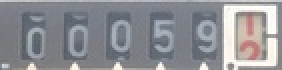
#> input picture ez_image/2.jpg, 141 x 35 px, shrunk from 830 x 209 before the run (shown 2 times larger)
$ jupyter execute Untitled.ipynb
#> lines starting #> are read from the running program, lines starting #| are printed output that depends on the picture; after the words box and inside, x2 and y2 are one past the last pixel; in counts of white or black regions, pixels touching at a corner belong together
[cell 1]
import os
import cv2
import numpy as np
import scipy
from matplotlib import pyplot as plt
from PIL import Image

[cell 2]
ez_image = ['2.jpg','20.jpg','24.jpg','28.jpg']
input_folder = './ez_image'

[cell 3]
np_data = [cv2.imread(input_folder + "/" + f) for f in ez_image]
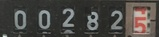
#> input picture ez_image/20.jpg, 159 x 37 px, shrunk from 937 x 217 before the run
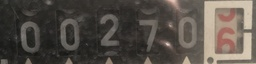
#> input picture ez_image/24.jpg, 256 x 64 px, shrunk from 1511 x 375 before the run
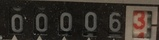
#> input picture ez_image/28.jpg, 159 x 40 px, shrunk from 937 x 234 before the run
#> np_data = 4 items

[cell 4]
len(np_data)
#> Out = 4

[cell 5]
fig, m_axs = plt.subplots(4, 2, figsize=(15, 10))
bins_8bit = np.linspace(0, 255,26)
for (c_ax, d_ax), c_img in zip(m_axs, np_data):

    dst = cv2.fastNlMeansDenoisingColored(c_img,None,10,10,7,21)
    c_ax.imshow(c_img)
    #     gray_img = cv2.cvtColor(c_img, cv2.COLOR_BGR2GRAY)
    d_ax.hist(dst.ravel(), bins_8bit)
#> this loop made 4 passes
#> figure, not shown here; B, G, R data is drawn as R, G, B; panel 2: tallest bar 6156 high, from x = 122.4 to 132.6; panel 4: tallest bar 8296 high, from x = 40.8 to 51; panel 6: tallest bar 11704 high, from x = 40.8 to 51; panel 8: tallest bar 8641 high, from x = 20.4 to 30.6

[cell 6]
fig, m_axs = plt.subplots(4, 2, figsize=(15, 10))
for (c_ax, d_ax), img in zip(m_axs, np_data):
    gray_img = cv2.cvtColor(img, cv2.COLOR_BGR2GRAY)
    dst = cv2.fastNlMeansDenoisingColored(img,None,10,10,7,21)
    c_ax.imshow(gray_img)
    d_ax.imshow(dst)
#> figure, not shown here; B, G, R data is drawn as R, G, B

[cell 7]
fig, m_axs = plt.subplots(4, 2, figsize=(15, 10))
for (c_ax, d_ax), img in zip(m_axs, np_data):
    print(img.shape)
    gray = cv2.cvtColor(img, cv2.COLOR_BGR2GRAY)
#     h,s = cv2.split(gray)
    thresh0 = cv2.adaptiveThreshold(gray, 255, cv2.ADAPTIVE_THRESH_GAUSSIAN_C, cv2.THRESH_BINARY_INV, 11, 2)
    contour, heirarchy = cv2.findContours(thresh0.copy(), cv2.RETR_TREE, cv2.CHAIN_APPROX_SIMPLE)
    cnts = sorted(contour, key = cv2.contourArea, reverse = True)
    canvas_for_contours = thresh0.copy()
    for cnt in cnts:
        cv2.drawContours(thresh0, cnts[:-1], 0, (0,255,0), 3)
        cv2.drawContours(canvas_for_contours, contour, 0, (0,255,0), 3)
    c_ax.imshow(img)
    d_ax.imshow(canvas_for_contours - thresh0)
#> this loop made 4 passes
#| (35, 141, 3)
#| (37, 159, 3)
#| (64, 256, 3)
#| (40, 159, 3)
#> pass 1, `thresh0 = cv2.adaptiveThreshold(gray, 255, cv2.ADAPTIVE_THRESH_GAUSSIA..`:
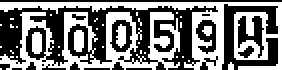
#> thresh0: shape (35, 141) (shown 2 times larger); 48.1% white; 34 white regions (29 under 20 px), largest, box (x1, y1, x2, y2) and area: (0, 1, 141, 35) 1108, (0, 6, 90, 35) 1050, (16, 16, 21, 27) 51, (37, 15, 42, 26) 50, (58, 12, 63, 24) 45
#> pass 3, `thresh0 = cv2.adaptiveThreshold(gray, 255, cv2.ADAPTIVE_THRESH_GAUSSIA..`:
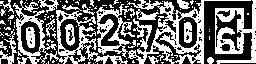
#> thresh0: shape (64, 256); 44.7% white; 108 white regions (88 under 20 px), largest, box (x1, y1, x2, y2) and area: (127, 0, 251, 64) 1947, (13, 0, 128, 64) 1738, (215, 0, 256, 64) 1215
#> after the loop: canvas_for_contours: shape (40, 159); 49.5% white; 32 white regions (25 under 20 px), largest, box (x1, y1, x2, y2) and area: (0, 0, 159, 40) 2796, (88, 15, 94, 28) 65, (63, 16, 69, 29) 62
#> after the loop:
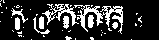
#> thresh0: shape (40, 159); 19.4% white; 49 white regions (40 under 20 px), largest, box (x1, y1, x2, y2) and area: (74, 5, 123, 34) 452, (42, 4, 79, 26) 248, (11, 8, 28, 23) 65
print("done")
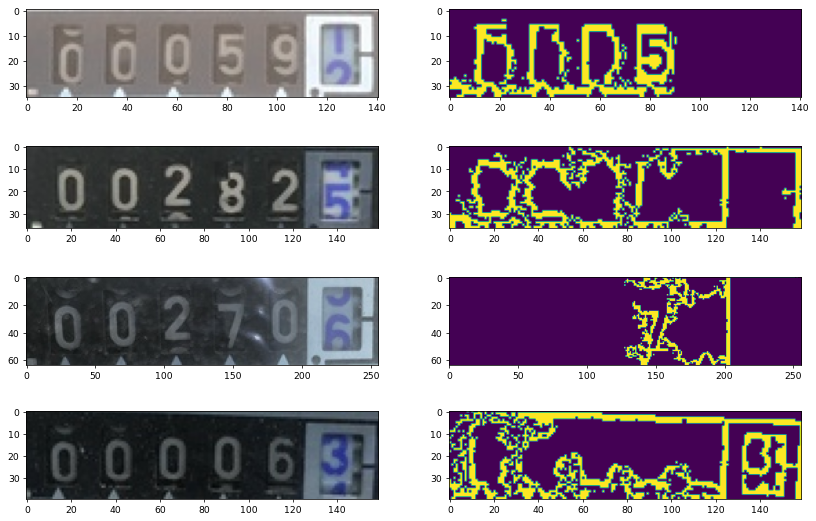
#> figure drawn by matplotlib, 8 panels; B, G, R data is drawn as R, G, B

[cell 8]
fig, m_axs = plt.subplots(4, 2, figsize=(15, 10))
for (c_ax, d_ax), img in zip(m_axs, np_data):
    morph = img.copy()
    kernel = cv2.getStructuringElement(cv2.MORPH_RECT, (1, 1))
    morph = cv2.morphologyEx(morph, cv2.MORPH_CLOSE, kernel)
    morph = cv2.morphologyEx(morph, cv2.MORPH_OPEN, kernel)

    kernel = cv2.getStructuringElement(cv2.MORPH_RECT, (2, 2))
    # take morphological gradient
    gradient_image = cv2.morphologyEx(morph, cv2.MORPH_GRADIENT, kernel)

    # split the gradient image into channels
    image_channels = np.split(np.asarray(gradient_image), 3, axis=2)

    channel_height, channel_width, _ = image_channels[0].shape

    # apply Otsu threshold to each channel
    for i in range(0, 3):
        _, image_channels[i] = cv2.threshold(~image_channels[i], 0, 255, cv2.THRESH_OTSU | cv2.THRESH_BINARY)
        image_channels[i] = np.reshape(image_channels[i], newshape=(channel_height, channel_width, 1))

    # merge the channels
    image_channels = np.concatenate((image_channels[0], image_channels[1], image_channels[2]), axis=2)

    c_ax.imshow(img)
    d_ax.imshow(image_channels)
#> this loop made 4 passes
#> (channel_height, channel_width) on passes 1 to 4: (35, 141), (37, 159), (64, 256), (40, 159)
#> pass 1, `gradient_image = cv2.morphologyEx(morph, cv2.MORPH_GRADIENT, kernel)`:
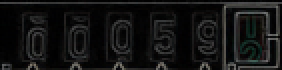
#> gradient_image: shape (35, 141, 3) (shown 2 times larger); mean B, G, R 19.2, 19.6, 19.3
#> after the loop:
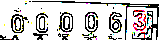
#> image_channels: shape (40, 159, 3); mean B, G, R 197.4, 198.1, 201
#> morph is the input picture: shape (40, 159, 3); mean B, G, R 42, 48.6, 54.6
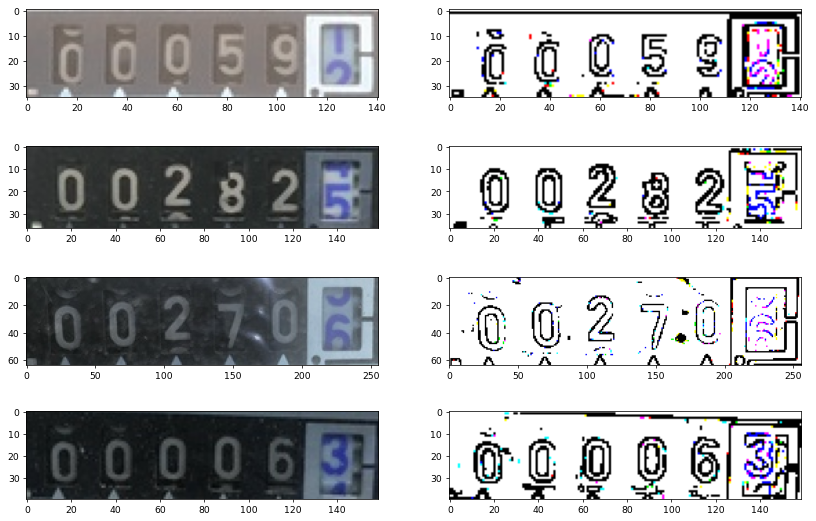
#> figure drawn by matplotlib, 8 panels; B, G, R data is drawn as R, G, B
